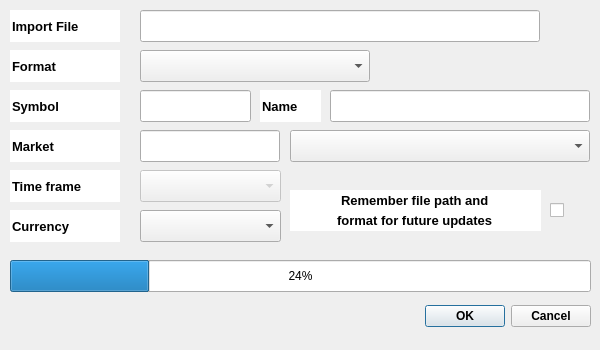
<?xml version="1.0" encoding="UTF-8"?>
<ui version="4.0">
 <class>LoadCSVDialog</class>
 <widget class="QDialog" name="LoadCSVDialog">
  <property name="windowModality">
   <enum>Qt::ApplicationModal</enum>
  </property>
  <property name="geometry">
   <rect>
    <x>0</x>
    <y>0</y>
    <width>600</width>
    <height>350</height>
   </rect>
  </property>
  <property name="minimumSize">
   <size>
    <width>600</width>
    <height>350</height>
   </size>
  </property>
  <property name="maximumSize">
   <size>
    <width>600</width>
    <height>350</height>
   </size>
  </property>
  <property name="windowTitle">
   <string>Import CSV or XLS</string>
  </property>
  <property name="windowIcon">
   <iconset resource="../resources/ChartGeany.qrc">
    <normaloff>:/png/images/icons/PNG/File_Upload.png</normaloff>:/png/images/icons/PNG/File_Upload.png</iconset>
  </property>
  <property name="autoFillBackground">
   <bool>true</bool>
  </property>
  <property name="sizeGripEnabled">
   <bool>false</bool>
  </property>
  <property name="modal">
   <bool>true</bool>
  </property>
  <widget class="QDialogButtonBox" name="buttonBox">
   <property name="geometry">
    <rect>
     <x>250</x>
     <y>300</y>
     <width>341</width>
     <height>32</height>
    </rect>
   </property>
   <property name="font">
    <font>
     <weight>75</weight>
     <bold>true</bold>
    </font>
   </property>
   <property name="focusPolicy">
    <enum>Qt::NoFocus</enum>
   </property>
   <property name="orientation">
    <enum>Qt::Horizontal</enum>
   </property>
   <property name="standardButtons">
    <set>QDialogButtonBox::Cancel|QDialogButtonBox::Ok</set>
   </property>
  </widget>
  <widget class="QLineEdit" name="CSVFileLbl">
   <property name="geometry">
    <rect>
     <x>10</x>
     <y>10</y>
     <width>110</width>
     <height>32</height>
    </rect>
   </property>
   <property name="font">
    <font>
     <pointsize>10</pointsize>
     <weight>75</weight>
     <bold>true</bold>
     <kerning>true</kerning>
    </font>
   </property>
   <property name="mouseTracking">
    <bool>false</bool>
   </property>
   <property name="focusPolicy">
    <enum>Qt::NoFocus</enum>
   </property>
   <property name="acceptDrops">
    <bool>false</bool>
   </property>
   <property name="autoFillBackground">
    <bool>true</bool>
   </property>
   <property name="locale">
    <locale language="English" country="UnitedStates"/>
   </property>
   <property name="text">
    <string>Import File</string>
   </property>
   <property name="frame">
    <bool>false</bool>
   </property>
   <property name="readOnly">
    <bool>true</bool>
   </property>
  </widget>
  <widget class="QPushButton" name="filechooserButton">
   <property name="geometry">
    <rect>
     <x>550</x>
     <y>10</y>
     <width>40</width>
     <height>32</height>
    </rect>
   </property>
   <property name="focusPolicy">
    <enum>Qt::NoFocus</enum>
   </property>
   <property name="autoFillBackground">
    <bool>true</bool>
   </property>
   <property name="text">
    <string/>
   </property>
   <property name="icon">
    <iconset resource="../resources/ChartGeany.qrc">
     <normaloff>:/png/images/icons/PNG/Folder.png</normaloff>:/png/images/icons/PNG/Folder.png</iconset>
   </property>
   <property name="iconSize">
    <size>
     <width>39</width>
     <height>31</height>
    </size>
   </property>
   <property name="autoDefault">
    <bool>false</bool>
   </property>
   <property name="flat">
    <bool>true</bool>
   </property>
  </widget>
  <widget class="QLineEdit" name="filenameEdit">
   <property name="geometry">
    <rect>
     <x>140</x>
     <y>10</y>
     <width>400</width>
     <height>32</height>
    </rect>
   </property>
   <property name="focusPolicy">
    <enum>Qt::StrongFocus</enum>
   </property>
   <property name="autoFillBackground">
    <bool>false</bool>
   </property>
   <property name="frame">
    <bool>true</bool>
   </property>
  </widget>
  <widget class="QLineEdit" name="formatLbl">
   <property name="geometry">
    <rect>
     <x>10</x>
     <y>50</y>
     <width>110</width>
     <height>32</height>
    </rect>
   </property>
   <property name="font">
    <font>
     <pointsize>10</pointsize>
     <weight>75</weight>
     <bold>true</bold>
     <kerning>true</kerning>
    </font>
   </property>
   <property name="mouseTracking">
    <bool>false</bool>
   </property>
   <property name="focusPolicy">
    <enum>Qt::NoFocus</enum>
   </property>
   <property name="acceptDrops">
    <bool>false</bool>
   </property>
   <property name="autoFillBackground">
    <bool>true</bool>
   </property>
   <property name="locale">
    <locale language="English" country="UnitedStates"/>
   </property>
   <property name="text">
    <string>Format</string>
   </property>
   <property name="frame">
    <bool>false</bool>
   </property>
   <property name="readOnly">
    <bool>true</bool>
   </property>
  </widget>
  <widget class="QComboBox" name="formatComboBox">
   <property name="geometry">
    <rect>
     <x>140</x>
     <y>50</y>
     <width>230</width>
     <height>32</height>
    </rect>
   </property>
   <property name="font">
    <font>
     <pointsize>10</pointsize>
    </font>
   </property>
   <property name="focusPolicy">
    <enum>Qt::StrongFocus</enum>
   </property>
  </widget>
  <widget class="QLineEdit" name="symbolLbl">
   <property name="geometry">
    <rect>
     <x>10</x>
     <y>90</y>
     <width>110</width>
     <height>32</height>
    </rect>
   </property>
   <property name="font">
    <font>
     <pointsize>10</pointsize>
     <weight>75</weight>
     <bold>true</bold>
     <kerning>true</kerning>
    </font>
   </property>
   <property name="mouseTracking">
    <bool>false</bool>
   </property>
   <property name="focusPolicy">
    <enum>Qt::NoFocus</enum>
   </property>
   <property name="acceptDrops">
    <bool>false</bool>
   </property>
   <property name="autoFillBackground">
    <bool>true</bool>
   </property>
   <property name="locale">
    <locale language="English" country="UnitedStates"/>
   </property>
   <property name="text">
    <string>Symbol</string>
   </property>
   <property name="frame">
    <bool>false</bool>
   </property>
   <property name="readOnly">
    <bool>true</bool>
   </property>
  </widget>
  <widget class="QLineEdit" name="marketLbl">
   <property name="geometry">
    <rect>
     <x>10</x>
     <y>130</y>
     <width>110</width>
     <height>32</height>
    </rect>
   </property>
   <property name="font">
    <font>
     <pointsize>10</pointsize>
     <weight>75</weight>
     <bold>true</bold>
     <kerning>true</kerning>
    </font>
   </property>
   <property name="mouseTracking">
    <bool>false</bool>
   </property>
   <property name="focusPolicy">
    <enum>Qt::NoFocus</enum>
   </property>
   <property name="acceptDrops">
    <bool>false</bool>
   </property>
   <property name="autoFillBackground">
    <bool>true</bool>
   </property>
   <property name="locale">
    <locale language="English" country="UnitedStates"/>
   </property>
   <property name="text">
    <string>Market</string>
   </property>
   <property name="frame">
    <bool>false</bool>
   </property>
   <property name="readOnly">
    <bool>true</bool>
   </property>
  </widget>
  <widget class="QLineEdit" name="timeframeLbl">
   <property name="geometry">
    <rect>
     <x>10</x>
     <y>170</y>
     <width>110</width>
     <height>32</height>
    </rect>
   </property>
   <property name="font">
    <font>
     <pointsize>10</pointsize>
     <weight>75</weight>
     <bold>true</bold>
     <kerning>true</kerning>
    </font>
   </property>
   <property name="mouseTracking">
    <bool>false</bool>
   </property>
   <property name="focusPolicy">
    <enum>Qt::NoFocus</enum>
   </property>
   <property name="acceptDrops">
    <bool>false</bool>
   </property>
   <property name="autoFillBackground">
    <bool>true</bool>
   </property>
   <property name="locale">
    <locale language="English" country="UnitedStates"/>
   </property>
   <property name="text">
    <string>Time frame</string>
   </property>
   <property name="frame">
    <bool>false</bool>
   </property>
   <property name="readOnly">
    <bool>true</bool>
   </property>
  </widget>
  <widget class="QLineEdit" name="symbolEdit">
   <property name="geometry">
    <rect>
     <x>140</x>
     <y>90</y>
     <width>111</width>
     <height>32</height>
    </rect>
   </property>
   <property name="focusPolicy">
    <enum>Qt::StrongFocus</enum>
   </property>
   <property name="autoFillBackground">
    <bool>false</bool>
   </property>
   <property name="frame">
    <bool>true</bool>
   </property>
  </widget>
  <widget class="QLineEdit" name="marketEdit">
   <property name="geometry">
    <rect>
     <x>140</x>
     <y>130</y>
     <width>140</width>
     <height>32</height>
    </rect>
   </property>
   <property name="focusPolicy">
    <enum>Qt::StrongFocus</enum>
   </property>
   <property name="autoFillBackground">
    <bool>false</bool>
   </property>
   <property name="frame">
    <bool>true</bool>
   </property>
  </widget>
  <widget class="QComboBox" name="timeframesComboBox">
   <property name="enabled">
    <bool>false</bool>
   </property>
   <property name="geometry">
    <rect>
     <x>140</x>
     <y>170</y>
     <width>141</width>
     <height>32</height>
    </rect>
   </property>
   <property name="font">
    <font>
     <pointsize>10</pointsize>
    </font>
   </property>
   <property name="focusPolicy">
    <enum>Qt::StrongFocus</enum>
   </property>
  </widget>
  <widget class="QLineEdit" name="currencyLbl">
   <property name="geometry">
    <rect>
     <x>10</x>
     <y>210</y>
     <width>110</width>
     <height>32</height>
    </rect>
   </property>
   <property name="font">
    <font>
     <pointsize>10</pointsize>
     <weight>75</weight>
     <bold>true</bold>
     <kerning>true</kerning>
    </font>
   </property>
   <property name="mouseTracking">
    <bool>false</bool>
   </property>
   <property name="focusPolicy">
    <enum>Qt::NoFocus</enum>
   </property>
   <property name="acceptDrops">
    <bool>false</bool>
   </property>
   <property name="autoFillBackground">
    <bool>true</bool>
   </property>
   <property name="locale">
    <locale language="English" country="UnitedStates"/>
   </property>
   <property name="text">
    <string>Currency</string>
   </property>
   <property name="frame">
    <bool>false</bool>
   </property>
   <property name="readOnly">
    <bool>true</bool>
   </property>
  </widget>
  <widget class="QComboBox" name="currencyComboBox">
   <property name="geometry">
    <rect>
     <x>140</x>
     <y>210</y>
     <width>141</width>
     <height>32</height>
    </rect>
   </property>
   <property name="font">
    <font>
     <pointsize>10</pointsize>
    </font>
   </property>
   <property name="focusPolicy">
    <enum>Qt::StrongFocus</enum>
   </property>
  </widget>
  <widget class="QLineEdit" name="nameLbl">
   <property name="geometry">
    <rect>
     <x>260</x>
     <y>90</y>
     <width>61</width>
     <height>32</height>
    </rect>
   </property>
   <property name="font">
    <font>
     <pointsize>10</pointsize>
     <weight>75</weight>
     <bold>true</bold>
     <kerning>true</kerning>
    </font>
   </property>
   <property name="mouseTracking">
    <bool>false</bool>
   </property>
   <property name="focusPolicy">
    <enum>Qt::NoFocus</enum>
   </property>
   <property name="acceptDrops">
    <bool>false</bool>
   </property>
   <property name="autoFillBackground">
    <bool>true</bool>
   </property>
   <property name="locale">
    <locale language="English" country="UnitedStates"/>
   </property>
   <property name="text">
    <string>Name</string>
   </property>
   <property name="frame">
    <bool>false</bool>
   </property>
   <property name="readOnly">
    <bool>true</bool>
   </property>
  </widget>
  <widget class="QLineEdit" name="nameEdit">
   <property name="geometry">
    <rect>
     <x>330</x>
     <y>90</y>
     <width>260</width>
     <height>32</height>
    </rect>
   </property>
   <property name="focusPolicy">
    <enum>Qt::StrongFocus</enum>
   </property>
   <property name="autoFillBackground">
    <bool>false</bool>
   </property>
   <property name="frame">
    <bool>true</bool>
   </property>
  </widget>
  <widget class="QComboBox" name="marketComboBox">
   <property name="geometry">
    <rect>
     <x>290</x>
     <y>130</y>
     <width>300</width>
     <height>32</height>
    </rect>
   </property>
   <property name="font">
    <font>
     <pointsize>10</pointsize>
    </font>
   </property>
   <property name="focusPolicy">
    <enum>Qt::StrongFocus</enum>
   </property>
  </widget>
  <widget class="QProgressBar" name="progressBar">
   <property name="geometry">
    <rect>
     <x>10</x>
     <y>260</y>
     <width>581</width>
     <height>32</height>
    </rect>
   </property>
   <property name="value">
    <number>24</number>
   </property>
  </widget>
  <widget class="QCheckBox" name="fileposCheckBox">
   <property name="geometry">
    <rect>
     <x>550</x>
     <y>190</y>
     <width>40</width>
     <height>40</height>
    </rect>
   </property>
   <property name="autoFillBackground">
    <bool>true</bool>
   </property>
   <property name="text">
    <string/>
   </property>
  </widget>
  <widget class="QLineEdit" name="fileposLbl1">
   <property name="geometry">
    <rect>
     <x>290</x>
     <y>190</y>
     <width>251</width>
     <height>21</height>
    </rect>
   </property>
   <property name="font">
    <font>
     <pointsize>10</pointsize>
     <weight>75</weight>
     <bold>true</bold>
     <kerning>true</kerning>
    </font>
   </property>
   <property name="mouseTracking">
    <bool>false</bool>
   </property>
   <property name="focusPolicy">
    <enum>Qt::NoFocus</enum>
   </property>
   <property name="acceptDrops">
    <bool>false</bool>
   </property>
   <property name="autoFillBackground">
    <bool>true</bool>
   </property>
   <property name="locale">
    <locale language="English" country="UnitedStates"/>
   </property>
   <property name="text">
    <string>Remember file path and</string>
   </property>
   <property name="frame">
    <bool>false</bool>
   </property>
   <property name="alignment">
    <set>Qt::AlignCenter</set>
   </property>
   <property name="readOnly">
    <bool>true</bool>
   </property>
  </widget>
  <widget class="QLineEdit" name="fileposLbl2">
   <property name="geometry">
    <rect>
     <x>290</x>
     <y>210</y>
     <width>251</width>
     <height>21</height>
    </rect>
   </property>
   <property name="font">
    <font>
     <pointsize>10</pointsize>
     <weight>75</weight>
     <bold>true</bold>
     <kerning>true</kerning>
    </font>
   </property>
   <property name="mouseTracking">
    <bool>false</bool>
   </property>
   <property name="focusPolicy">
    <enum>Qt::NoFocus</enum>
   </property>
   <property name="acceptDrops">
    <bool>false</bool>
   </property>
   <property name="autoFillBackground">
    <bool>true</bool>
   </property>
   <property name="locale">
    <locale language="English" country="UnitedStates"/>
   </property>
   <property name="text">
    <string>format for future updates</string>
   </property>
   <property name="frame">
    <bool>false</bool>
   </property>
   <property name="alignment">
    <set>Qt::AlignCenter</set>
   </property>
   <property name="readOnly">
    <bool>true</bool>
   </property>
  </widget>
 </widget>
 <resources>
  <include location="../resources/ChartGeany.qrc"/>
 </resources>
 <connections>
  <connection>
   <sender>buttonBox</sender>
   <signal>accepted()</signal>
   <receiver>LoadCSVDialog</receiver>
   <slot>accept()</slot>
   <hints>
    <hint type="sourcelabel">
     <x>248</x>
     <y>254</y>
    </hint>
    <hint type="destinationlabel">
     <x>157</x>
     <y>274</y>
    </hint>
   </hints>
  </connection>
  <connection>
   <sender>buttonBox</sender>
   <signal>rejected()</signal>
   <receiver>LoadCSVDialog</receiver>
   <slot>reject()</slot>
   <hints>
    <hint type="sourcelabel">
     <x>316</x>
     <y>260</y>
    </hint>
    <hint type="destinationlabel">
     <x>286</x>
     <y>274</y>
    </hint>
   </hints>
  </connection>
 </connections>
</ui>
